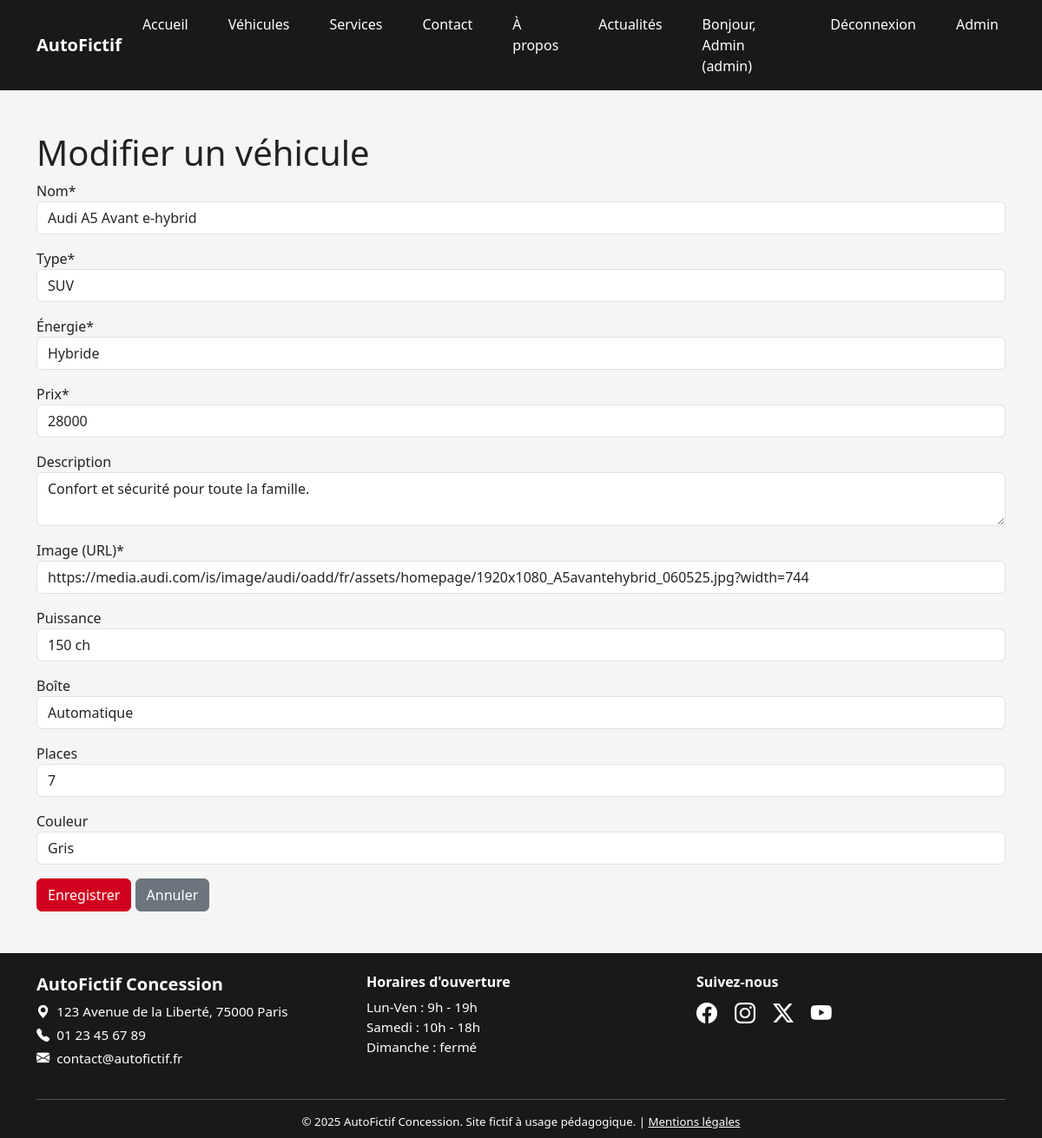
Page /public/?action=admin_edit_vehicule&id=3 (signed in) on the committed database.
### tables this page shows
CREATE TABLE vehicules (
    id INT AUTO_INCREMENT PRIMARY KEY,
    nom VARCHAR(100) NOT NULL,
    type VARCHAR(50) NOT NULL,
    energie VARCHAR(30) NOT NULL,
    prix INT NOT NULL,
    description TEXT,
    image VARCHAR(255),
    puissance VARCHAR(50),
    boite VARCHAR(50),
    places INT,
    couleur VARCHAR(50),
    created_at TIMESTAMP DEFAULT CURRENT_TIMESTAMP
);

### app/controllers/AdminController.php (called while the page is built, shortened)
<?php
require_once '../app/models/Vehicule.php';
class AdminController {
    public function editVehicule($id) {
        $vehicule = Vehicule::getById($id);
        require '../app/views/admin/vehicule_form.php';
    }
}

### app/models/Vehicule.php (called while the page is built, shortened)
<?php
class Vehicule
{
    public static function getById($id)
    {
        try {
            $pdo = new PDO('mysql:host='.DB_HOST.';dbname=concessionnaire;charset=utf8', DB_USER, DB_PASS);
            $pdo->setAttribute(PDO::ATTR_ERRMODE, PDO::ERRMODE_EXCEPTION);
            $stmt = $pdo->prepare('SELECT * FROM vehicules WHERE id = ?');
            $stmt->execute([$id]);
            return $stmt->fetch(PDO::FETCH_ASSOC);
        } catch (Exception $e) {
            die('Erreur : ' . $e->getMessage());
        }
    }
}

### app/views/admin/vehicule_form.php (the view, shortened to what this page needs)
<!DOCTYPE html>
<html lang="fr">
<?php $pageTitle = isset($vehicule) ? "Modifier véhicule" : "Ajouter véhicule"; include '../app/views/head.php'; ?>
<body>
<?php include '../app/views/navbar.php'; ?>
<div class="container my-5">
    <h1><?= isset($vehicule) ? "Modifier" : "Ajouter" ?> un véhicule</h1>
    <form method="post">
        <div class="mb-3"><label>Nom*</label><input type="text" name="nom" class="form-control" value="<?= $vehicule['nom'] ?? '' ?>" required></div>
        <div class="mb-3"><label>Type*</label><input type="text" name="type" class="form-control" value="<?= $vehicule['type'] ?? '' ?>" required></div>
        <div class="mb-3"><label>Énergie*</label><input type="text" name="energie" class="form-control" value="<?= $vehicule['energie'] ?? '' ?>" required></div>
        <div class="mb-3"><label>Prix*</label><input type="number" name="prix" class="form-control" value="<?= $vehicule['prix'] ?? '' ?>" required></div>
        <div class="mb-3"><label>Description</label><textarea name="description" class="form-control"><?= $vehicule['description'] ?? '' ?></textarea></div>
        <div class="mb-3"><label>Image (URL)*</label><input type="text" name="image" class="form-control" value="<?= $vehicule['image'] ?? '' ?>" required></div>
        <div class="mb-3"><label>Puissance</label><input type="text" name="puissance" class="form-control" value="<?= $vehicule['puissance'] ?? '' ?>"></div>
        <div class="mb-3"><label>Boîte</label><input type="text" name="boite" class="form-control" value="<?= $vehicule['boite'] ?? '' ?>"></div>
        <div class="mb-3"><label>Places</label><input type="number" name="places" class="form-control" value="<?= $vehicule['places'] ?? '' ?>"></div>
        <div class="mb-3"><label>Couleur</label><input type="text" name="couleur" class="form-control" value="<?= $vehicule['couleur'] ?? '' ?>"></div>
        <button type="submit" class="btn btn-danger"><?= isset($vehicule) ? "Enregistrer" : "Ajouter" ?></button>
        <a href="/Concessionnaire/public/?action=admin_vehicules" class="btn btn-secondary">Annuler</a>
    </form>
</div>
<?php include '../app/views/footer.php'; ?>
</body>
</html>

### public/css/style.css (style rules this page uses)
body { margin: 0; font-family: 'Segoe UI', Arial, sans-serif; background: #f5f5f5; color: #222; }

### app/views/head.php (style rules this page uses)
body { background: #f5f5f5; color: #222; }
.btn-danger, .bg-danger { background-color: #d1001f !important; border-color: #d1001f !important; }

### rows in the picture
vehicules: nom "Audi A5 Avant e-hybrid", type "SUV", energie "Hybride", prix "28000", description "Confort et sécurité pour toute la famille.", image "https://media.audi.com/is/image/audi/oadd/fr/assets/homepage/1920x1080_A5avantehybrid_060525.jpg?width=744", puissance "150 ch", boite "Automatique", places "7", couleur "Gris"

### other values in the picture
$_SESSION['user']['name'] "Admin"
$_SESSION['user']['role'] "admin"
